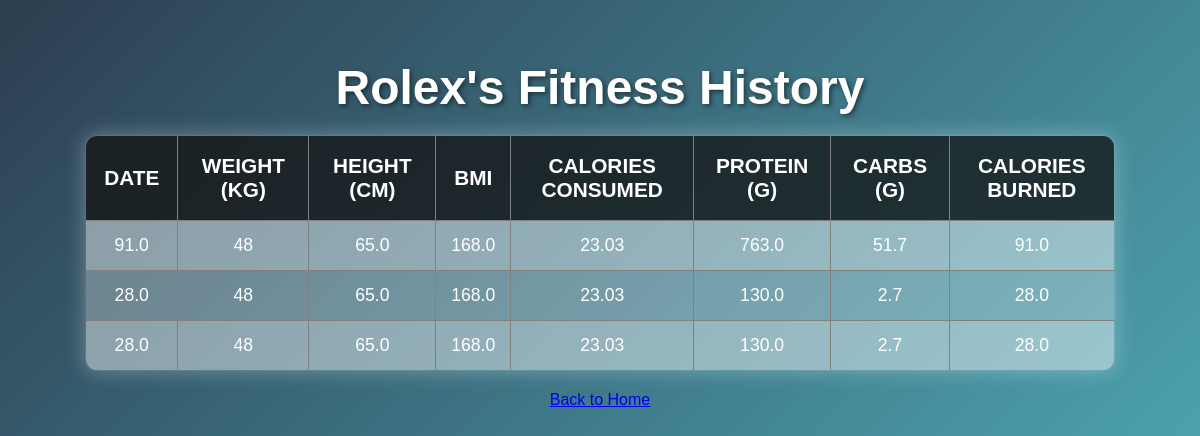
Page /history/Rolex on the committed database.
### tables this page shows
CREATE TABLE user_history (
                    id INTEGER PRIMARY KEY AUTOINCREMENT,
                    name TEXT,
                    age INTEGER,
                    weight FLOAT,
                    height FLOAT,
                    bmi FLOAT,
                    calories_consumed FLOAT,
                    protein FLOAT,
                    carbs FLOAT,
                    calories_burned FLOAT,
                    date TIMESTAMP DEFAULT CURRENT_TIMESTAMP
                );

### app.py (the view)
@app.route('/history/<user_name>')
def user_history(user_name):
    conn = sqlite3.connect('fitness_tracker.db')
    cursor = conn.cursor()
    cursor.execute("SELECT * FROM user_history WHERE name = ?", (user_name,))
    history_data = cursor.fetchall()
    conn.close()
    return render_template('user_history.html', history_data=history_data, user_name=user_name)

### templates/user_history.html (shortened to what this page needs)
<!DOCTYPE html>
<html lang="en">
<head>
    <link rel="stylesheet" href="{{ url_for('static', filename='css/his.css') }}">
</head>
<body>
    <div class="container">
        <h1>{{ user_name }}'s Fitness History</h1>
    <table border="1">
    <tr>
        <th>Date</th>
        <th>Weight (kg)</th>
        <th>Height (cm)</th>
        <th>BMI</th>
        <th>Calories Consumed</th>
        <th>Protein (g)</th>
        <th>Carbs (g)</th>
        <th>Calories Burned</th>
    </tr>
    {% for entry in history_data %}
    <tr>
        <td>{{ entry[8] }}</td>
        <td>{{ entry[2] }}</td>
        <td>{{ entry[3] }}</td>
        <td>{{ entry[4] }}</td>
        <td>{{ entry[5] }}</td>
        <td>{{ entry[6] }}</td>
        <td>{{ entry[7] }}</td>
        <td>{{ entry[8] }}</td>
    </tr>
    {% endfor %}
</table>
        <a href="/" class="back-button">Back to Home</a>
    </div>
</body>
</html>

### static/css/his.css (style rules this page uses)
body { font-family: Arial, sans-serif; background: linear-gradient(135deg, #2c3e50, #4ca1af); color: #fff; text-align: center; padding: 20px; }
h1 { font-size: 3rem; margin-bottom: 20px; text-shadow: 2px 2px 5px rgba(0, 0, 0, 0.5); }
table { width: 90%; margin: 20px auto; border-collapse: collapse; background: rgba(255, 255, 255, 0.2); border-radius: 12px; overflow: hidden; box-shadow: 0px 0px 20px rgba(255, 255, 255, 0.3); }
th { background: rgba(0, 0, 0, 0.7); padding: 18px; font-size: 1.3rem; text-transform: uppercase; color: #fff; }
td { padding: 14px; font-size: 1.1rem; background: rgba(255, 255, 255, 0.1); color: #fff; }
tr:nth-child(even) td { background: rgba(255, 255, 255, 0.3); }

### rows in the picture
user_history: carbs "91.0", age "48", weight "65.0", height "168.0", bmi "23.03", calories_consumed "763.0", protein "51.7"
user_history: carbs "28.0", age "48", weight "65.0", height "168.0", bmi "23.03", calories_consumed "130.0", protein "2.7"
user_history: carbs "28.0", age "48", weight "65.0", height "168.0", bmi "23.03", calories_consumed "130.0", protein "2.7"

### other values in the picture
{{ user_name }} "Rolex"
